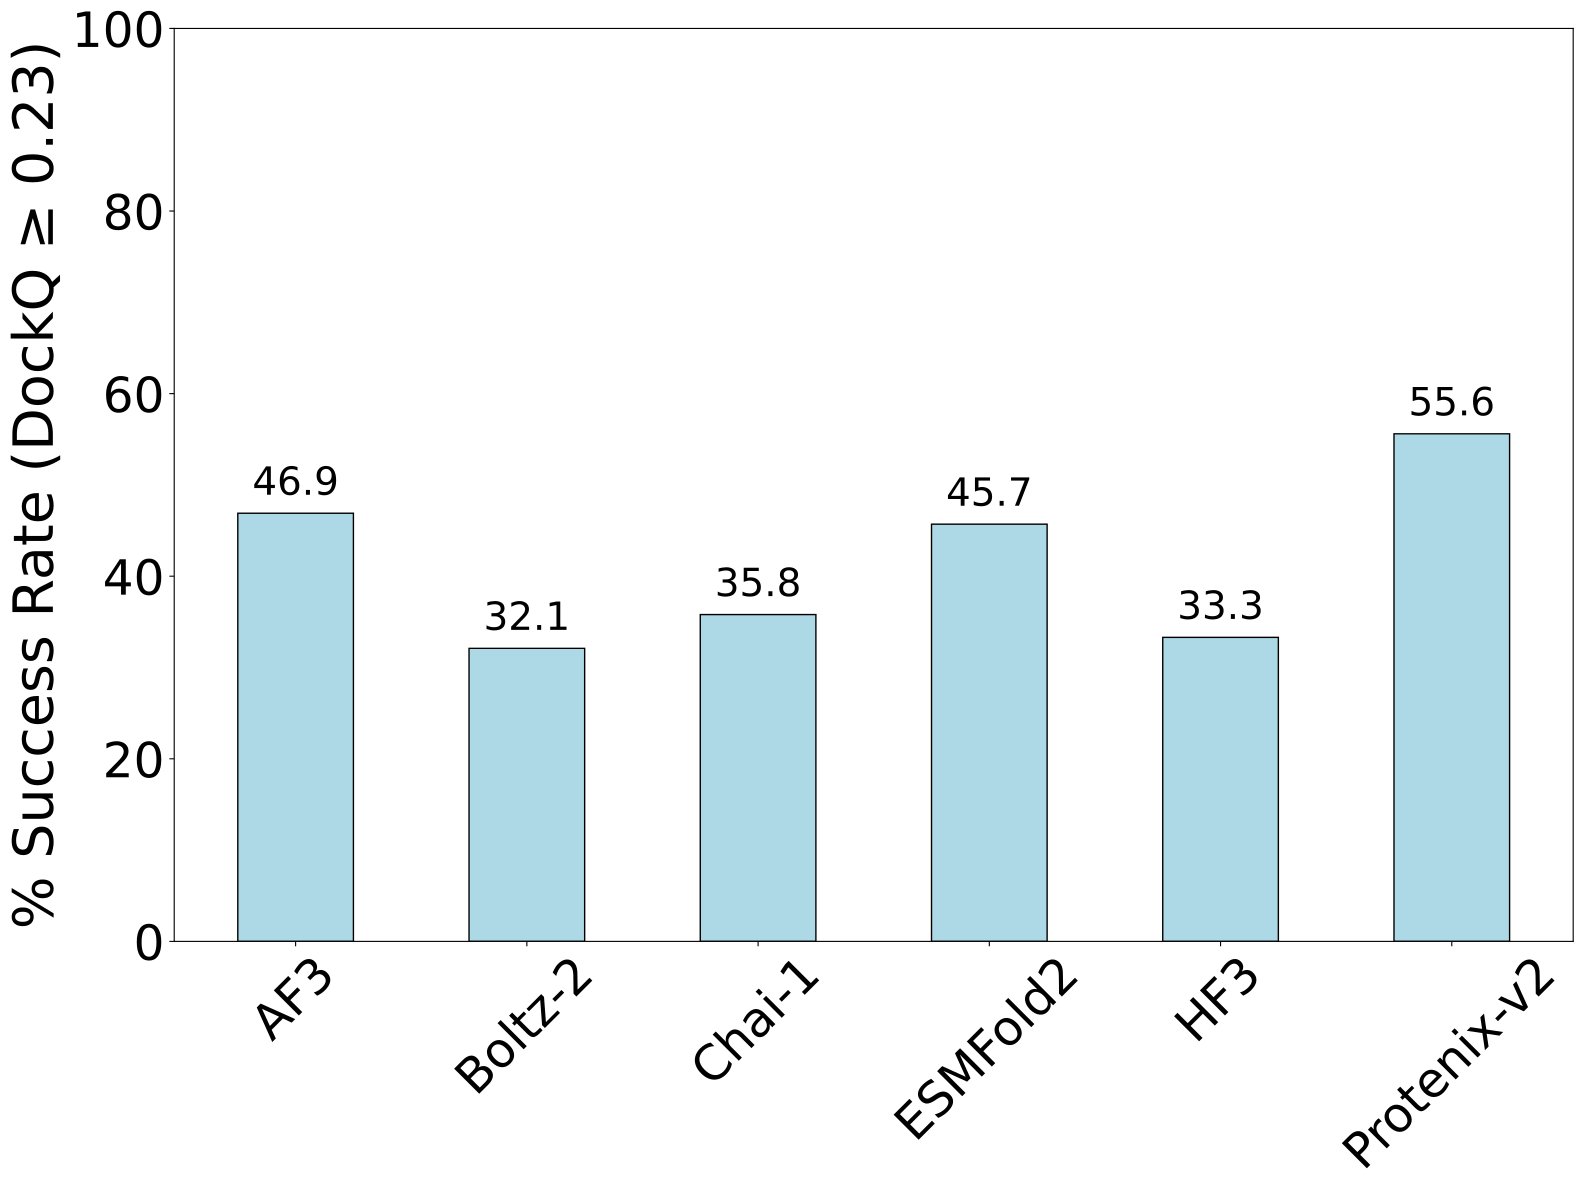

Reproduce this figure in Python.
#!/usr/bin/env python3
"""
Plot DockQ success rates (DockQ ≥ 0.23) for multiple prediction tools
using seed 1, rank 0.

Output
------
DockQ_SR_all_dataset_seed1_rank0.pdf
"""

import matplotlib.pyplot as plt
import numpy as np
import re
import os

folders = [
    "../../04_evaluation/AF3/all_dataset",
    "../../04_evaluation/boltz-2/all_dataset",
    "../../04_evaluation/chai-1/all_dataset",
    "../../04_evaluation/ESMFold2/all_dataset",
    "../../04_evaluation/HF3/all_dataset",
    "../../04_evaluation/protenix-v2/all_dataset",
]

tools = [
    "AF3",
    "Boltz-2",
    "Chai-1",
    "ESMFold2",
    "HF3",
    "Protenix-v2",
]

category = "Acceptable"
color = "lightblue"

data = []

for folder in folders:

    file = os.path.join(
        folder,
        "DockQ_percentages_seed1_rank0.txt",
    )

    value = 0

    with open(file) as f:
        for line in f:
            match = re.search(
                r"Acceptable.*?\(([\d\.]+)%\)",
                line,
            )
            if match:
                value = float(match.group(1))

    data.append(value)

data = np.array(data)

x = np.arange(len(tools))

plt.figure(figsize=(16, 12))

bars = plt.bar(
    x,
    data,
    width=0.5,
    color=color,
    edgecolor="black",
    linewidth=1,
)

# Add percentage labels on top of each bar
for bar, value in zip(bars, data):

    plt.text(
        bar.get_x() + bar.get_width() / 2,
        bar.get_height() + 1,
        f"{value:.1f}",
        ha="center",
        va="bottom",
        fontsize=28,
        # fontweight="bold"
    )

plt.xticks(x, tools)

plt.ylabel(
    "% Success Rate (DockQ ≥ 0.23)",
    fontsize=40,
)

plt.tick_params(
    axis="x",
    which="major",
    labelsize=35,
    labelrotation=45,
)

plt.tick_params(
    axis="y",
    which="major",
    labelsize=35,
)

plt.ylim(0, 100)

plt.tight_layout()

plt.savefig(
    "DockQ_SR_all_dataset_seed1_rank0.pdf",
    dpi=300,
    bbox_inches="tight",
)

plt.show()
